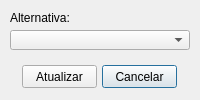
<?xml version="1.0" encoding="UTF-8"?>
<ui version="4.0">
 <class>alternativeRemove</class>
 <widget class="QDialog" name="alternativeRemove">
  <property name="geometry">
   <rect>
    <x>0</x>
    <y>0</y>
    <width>200</width>
    <height>100</height>
   </rect>
  </property>
  <property name="minimumSize">
   <size>
    <width>200</width>
    <height>100</height>
   </size>
  </property>
  <property name="maximumSize">
   <size>
    <width>200</width>
    <height>100</height>
   </size>
  </property>
  <property name="windowTitle">
   <string>Dialog</string>
  </property>
  <widget class="QPushButton" name="btnCancel">
   <property name="geometry">
    <rect>
     <x>102</x>
     <y>65</y>
     <width>75</width>
     <height>23</height>
    </rect>
   </property>
   <property name="text">
    <string>Cancelar</string>
   </property>
   <property name="icon">
    <iconset resource="imagens.qrc">
     <normaloff>:/imagens/cancel.png</normaloff>:/imagens/cancel.png</iconset>
   </property>
  </widget>
  <widget class="QLabel" name="lblAlternative">
   <property name="geometry">
    <rect>
     <x>10</x>
     <y>10</y>
     <width>61</width>
     <height>16</height>
    </rect>
   </property>
   <property name="text">
    <string>Alternativa:</string>
   </property>
  </widget>
  <widget class="QComboBox" name="cbxAlternative">
   <property name="geometry">
    <rect>
     <x>10</x>
     <y>30</y>
     <width>180</width>
     <height>20</height>
    </rect>
   </property>
   <property name="insertPolicy">
    <enum>QComboBox::InsertAtTop</enum>
   </property>
   <property name="sizeAdjustPolicy">
    <enum>QComboBox::AdjustToContentsOnFirstShow</enum>
   </property>
   <property name="modelColumn">
    <number>0</number>
   </property>
  </widget>
  <widget class="QPushButton" name="btnUpdate">
   <property name="geometry">
    <rect>
     <x>22</x>
     <y>65</y>
     <width>75</width>
     <height>23</height>
    </rect>
   </property>
   <property name="text">
    <string>Atualizar</string>
   </property>
   <property name="icon">
    <iconset resource="imagens.qrc">
     <normaloff>:/imagens/refresh.png</normaloff>:/imagens/refresh.png</iconset>
   </property>
  </widget>
 </widget>
 <tabstops>
  <tabstop>cbxAlternative</tabstop>
  <tabstop>btnUpdate</tabstop>
  <tabstop>btnCancel</tabstop>
 </tabstops>
 <resources>
  <include location="imagens.qrc"/>
 </resources>
 <connections/>
</ui>
